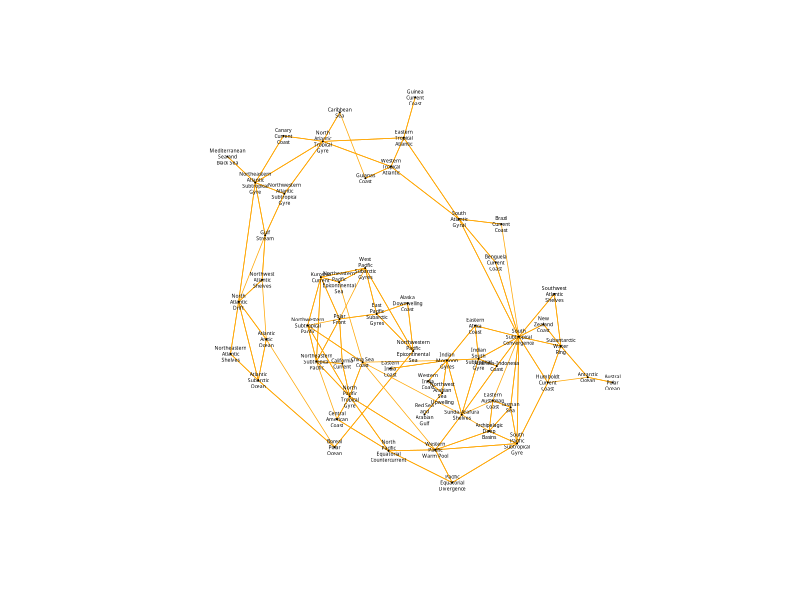
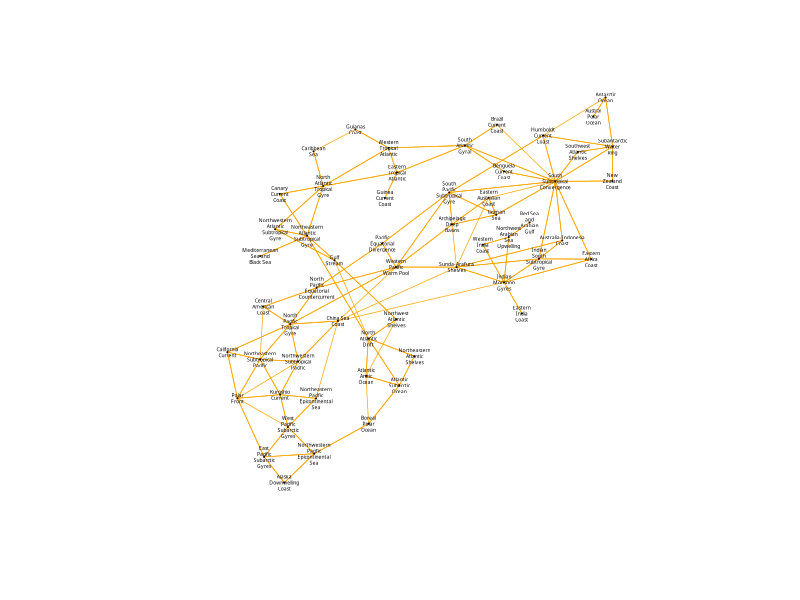
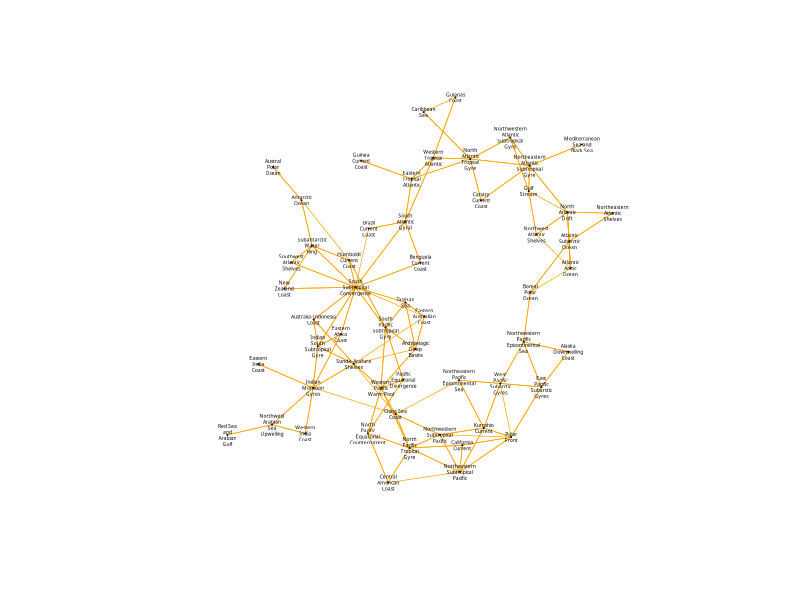

These figures' R source, in order:
## ---- chunk 1
suppressMessages(library(igraph))
suppressMessages(library(tidyverse))
suppressMessages(library(knitr))
suppressMessages(library(rmarkdown))
## ---- chunk 2
nodes <- read.csv("OceanicRegion_Nodes.csv", header = T, as.is = T)
## ---- chunk 3
positive <- read.csv("OceanicRegion_Links.csv", header = T, as.is = T)
positive_plot <- graph_from_data_frame(d = positive, vertices = nodes, directed = T)
## ---- chunk 4
# Step 1
wrap_strings <- function(vector_of_strings, width) {
  as.character(sapply(vector_of_strings,
    FUN = function(x) {
      paste(strwrap(x, width = width),
        collapse = "\n"
      )
    }
  ))
}
# Step 2
positive_net <- igraph::simplify(positive_plot, remove.multiple = TRUE, remove.loops = TRUE, edge.attr.comb = igraph_opt("edge.attr.comb"))
# Step 3
V(positive_net)$vertex.size <- .01
V(positive_net)$label.cex <- .3
V(positive_net)$label.family <- "Lato Bold"
V(positive_net)$label.color <- "black"
V(positive_net)$size <- .0001
V(positive_net)$label <- wrap_strings(V(positive_net)$Nickname, 10)
# Step 4
E(positive_net)$width <- .7
E(positive_net)$color <- "orange"
E(positive_net)$arrow.size <- .00005
## ---- chunk 5
# Step 5
graph_attr(positive_net, "layout") <- layout_with_dh(positive_net)
plot(positive_net)
## ---- chunk 6
# Step 5
graph_attr(positive_net, "layout") <- layout.davidson.harel(positive_net)
plot(positive_net)
## ---- chunk 7
# Step 5
graph_attr(positive_net, "layout") <- layout_with_lgl(positive_net)
plot(positive_net)
